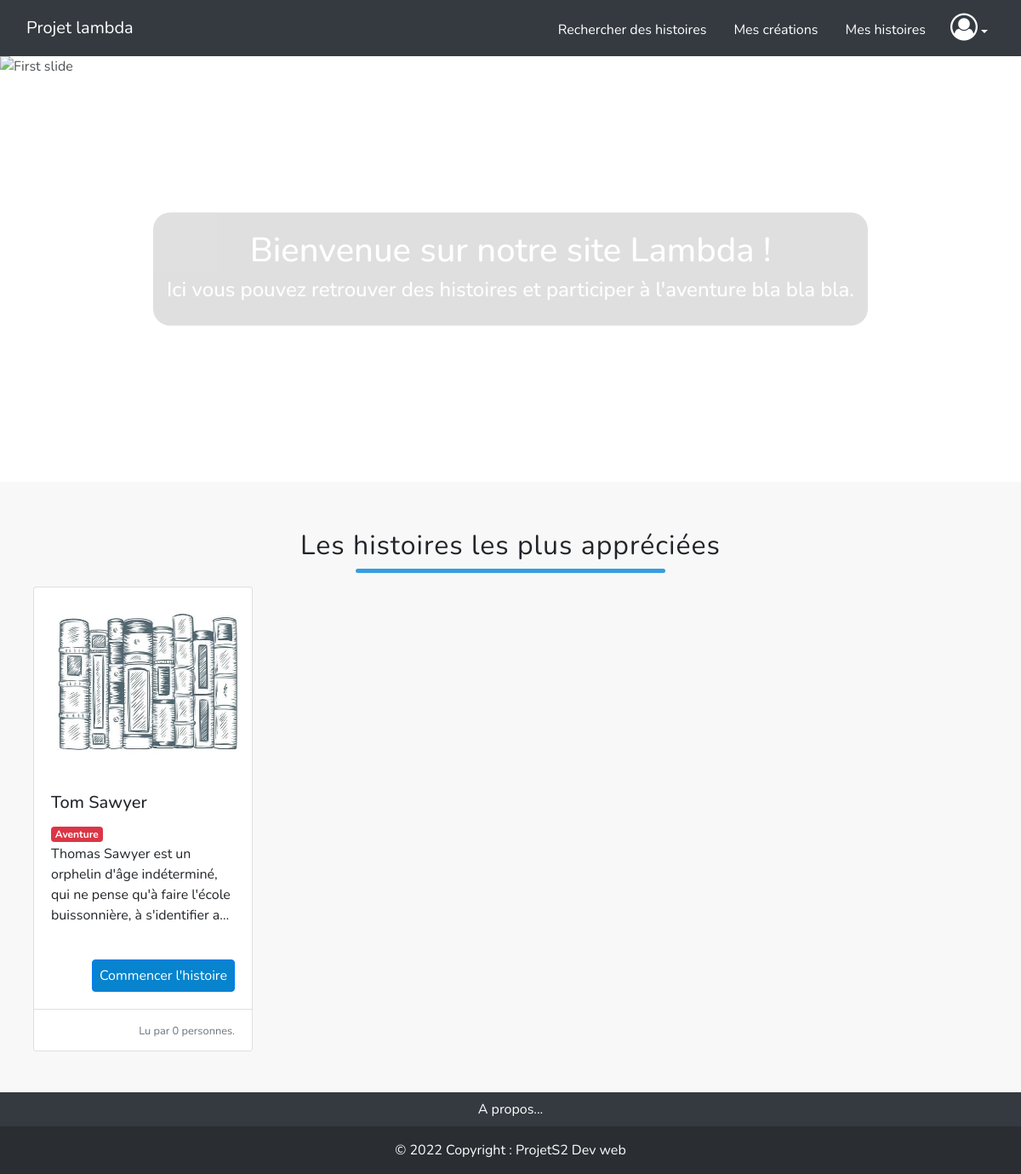
Before: / with the older database file.
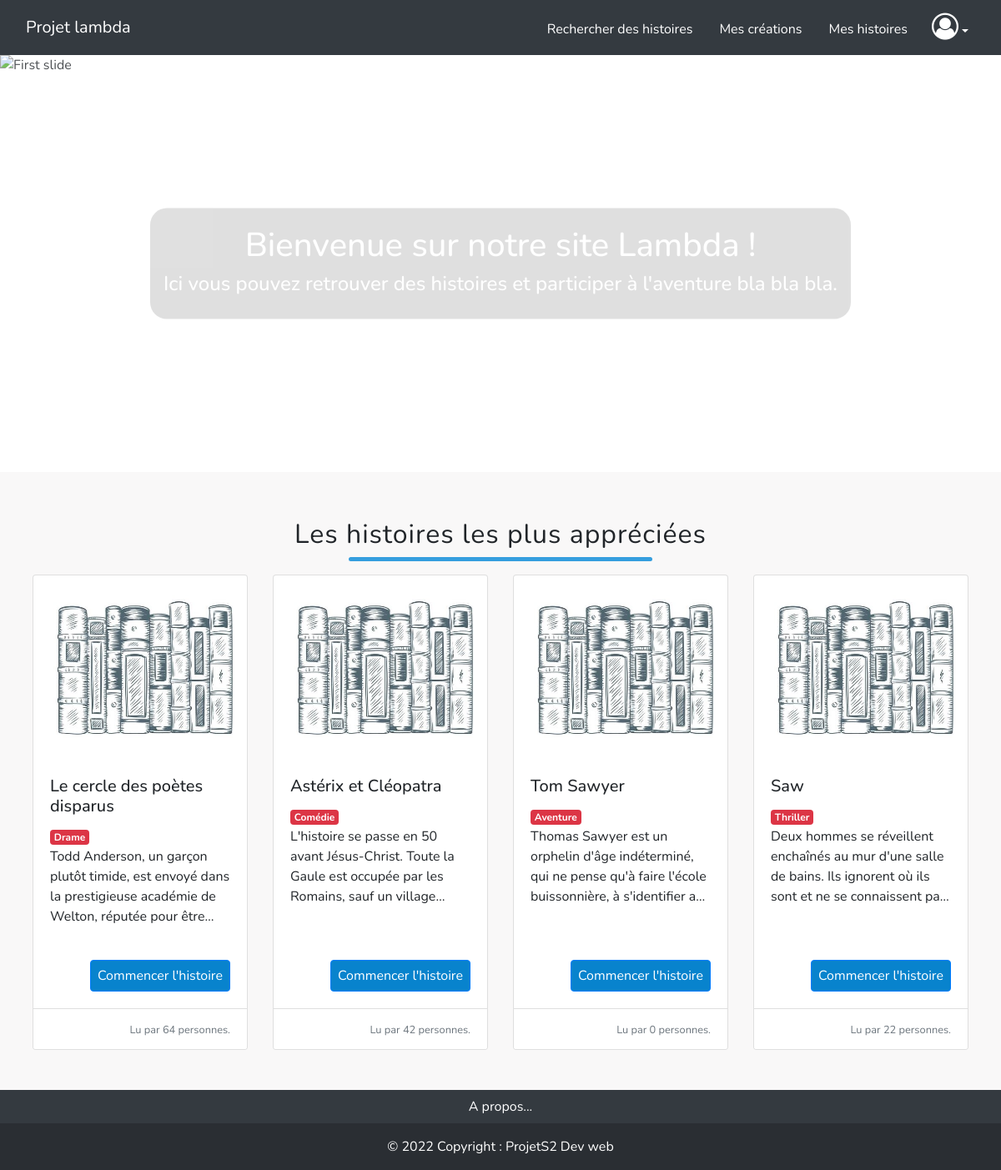
After: the same page with the newer database file.
### tables this page shows
CREATE TABLE IF NOT EXISTS `cover` (
  `id_book` int(5) NOT NULL AUTO_INCREMENT,
  `title` varchar(255) NOT NULL,
  `summary` text NOT NULL,
  `genre` varchar(255) NOT NULL,
  `writer` int(10) NOT NULL,
  `date` date NOT NULL,
  `nb_lives` int(10) NOT NULL,
  `nb_chapters_max` int(10) NOT NULL,
  `nb_win` int(10) NOT NULL,
  `nb_reading` int(10) NOT NULL DEFAULT '0',
  `image` varchar(255) DEFAULT NULL,
  `status` int(10) NOT NULL DEFAULT '0',
  PRIMARY KEY (`id_book`)
);

### Controller/controller.php (called while the page is built, shortened)
<?php
require_once('Model/bookModel.php');
function homeBooks()
{
    $books = getBestBooks();
    require('view/home.php');
}

### Model/bookModel.php (called while the page is built, shortened)
<?php
function getBestBooks()
{
    $bdd = connectDb();
    $books = $bdd->query('SELECT * FROM cover ORDER BY nb_win DESC LIMIT 4');
    return $books;
}

### view/home.php (the view, shortened to what this page needs)
    <div>
        <div id="carouselExampleIndicators" class="carousel slide" data-ride="carousel">
            <ol class="carousel-indicators">
                <li data-target="#carouselExampleIndicators" data-slide-to="0" class="active"></li>
                <li data-target="#carouselExampleIndicators" data-slide-to="1"></li>
                <li data-target="#carouselExampleIndicators" data-slide-to="2"></li>
            </ol>
            <div class="carousel-inner">
                <div class="carousel-item active">
                    <img class="d-block w-100" src="public/images/library_1.jpg" alt="First slide">
                    <div class="carousel-caption d-none d-md-block">
                        <h1>Bienvenue sur notre site Lambda ! </h1>
                        <h4 class="text-white">Ici vous pouvez retrouver des histoires et participer à l'aventure bla bla bla.</h4>
                    </div>
                </div>
            </div>
            <a class="carousel-control-prev" href="#carouselExampleIndicators" role="button" data-slide="prev">
                <span class="carousel-control-prev-icon" aria-hidden="true"></span>
            </a>
            <a class="carousel-control-next" href="#carouselExampleIndicators" role="button" data-slide="next">
                <span class="carousel-control-next-icon" aria-hidden="true"></span>
            </a>
        </div>
    </div>
    <div class="bg-gray-100 py-5">
        <h2 class="h2_title my-2">Les histoires les plus appréciées</h2>
        <hr class="hr_content mb-3"/>
        <div class="row row-cols-1 row-cols-md-4 g-4 mx-4">
            <?php foreach ($books as $book) { ?>
                <div class="col-xl-3 col-md-6 col-sm-6">
                    <div class="card h-100">
                        <img width="200px" height="auto" src="public/images/book_1.jpg" class="card-img-top p-3"
                             alt="book_img">
                        <div class="card-body">
                            <h5 class="card-title"><?= $book['title'] ?></h5>
                            <span class="badge badge-danger"><?= $book['genre'] ?></span>
                            <p class="card-text text-truncate--3"><?= $book['summary'] ?></p>
                        </div>
                        <div class="d-flex align-items-end flex-column card-body">
                            <a href="index.php?action=lire-histoire&id=1" class="btn btn-primary px-2 mt-auto">Commencer
                                l'histoire</a>
                        </div>
                        <div class="card-footer bg-white text-end">
                            <small class="text-muted">Lu par <?= $book['nb_reading'] ?> personnes.</small>
                        </div>
                    </div>
                </div>
            <?php } ?>
        </div>
    </div>
<?php $content = ob_get_clean();
require('base.php'); ?>

### index.php
<?php
require('Controller/controller.php');
if (isset($_GET['action'])) {
    if ($_GET['action'] == 'accueil') {
        homeBooks();
    } else if ($_GET['action'] == 'creer-compte') {
        createUser();
    } else if ($_GET['action'] == 'rechercher') {
        search();
    } else if ($_GET['action'] == 'connexion') {
        connectUser();
    } else if ($_GET['action'] == 'mon-compte') {
        indexUser();
    } else if ($_GET['action'] == 'deconnexion') {
        logoutUser();
    }else if ($_GET['action'] == 'lire-histoire') {
        if (isset($_GET['id'])) {
            $idBook = intval($_GET['id']);
            if ($idBook != 0) {
                readStory($idBook);
            }
        }
    }else if ($_GET['action'] == 'mes-creations'){
        indexCreations();
    }else if ($_GET['action'] == 'info-histoire'){
        storyStat();
    }
    else if ($_GET['action'] == 'creer-histoire'){
        createStory();
    }
} else {
    homeBooks();
}

### view/base.php (shortened to what this page needs)
<!doctype html>
<html lang="fr">
<head>
    <link href="https://cdn.jsdelivr.net/npm/bootstrap@5.1.3/dist/css/bootstrap.min.css" rel="stylesheet"
>
    <link rel="stylesheet" href="https://maxcdn.bootstrapcdn.com/bootstrap/4.0.0/css/bootstrap.min.css"
>
    <link rel="stylesheet" href="https://cdn.jsdelivr.net/npm/bootstrap-icons@1.5.0/font/bootstrap-icons.css">
    <link href="public/css/style.css" rel="stylesheet">
    <link rel="stylesheet" href="public/css/font-awesome-4.7.0/css/font-awesome.min.css">
</head>
<body class="d-flex flex-column min-vh-100">
<?php require("_navbar.php"); ?>
<?= $content ?>
<?php require("_footer.php"); ?>
</body>
</html>

### view/_navbar.php (shortened to what this page needs)
<nav class="bg_navbar navbar navbar-expand-lg navbar-dark bg-dark">
    <div class="container-fluid ">
        <a class="navbar-brand" href="index.php">Projet lambda</a>
        <div class="collapse navbar-collapse justify-content-end" id="navbarSupportedContent">
            <ul class="navbar-nav">
                <li class="nav-item px-2 pt-1">
                    <a class="nav-link text-white" href="index.php?action=rechercher">Rechercher des histoires</a>
                </li>
                <li class="nav-item px-2 pt-1">
                    <a class="nav-link text-white" href="index.php?action=mes-creations">Mes créations</a>
                </li>
                <li class="nav-item px-2 pt-1">
                    <a class="nav-link text-white" href="#">Mes histoires</a>
                </li>
            </ul>
            <ul class="navbar-nav" style="margin-left: 5px;">
                <li class="nav-item dropdown">
                    <a href="#" class="nav-link dropdown-toggle text-white" data-bs-toggle="dropdown"><i
                                class="fa fa-user-circle-o fa-2x" aria-hidden="true"></i></a>
                </li>
            </ul>
        </div>
    </div>
</nav>

### view/_footer.php
<footer class="bg-dark text-center text-white mt-auto">
    <div class="container">
        <div class="m-2">
            <a class="text-white decoration text-decoration-none" href="#">A propos...</a>
        </div>
    </div>
    <div class="text-center p-3" style="background-color: rgba(0, 0, 0, 0.2);">
        © 2022 Copyright :
        <a class="text-white decoration text-decoration-none" href="index.php">ProjetS2 Dev web</a>
    </div>
</footer>

### public/css/style.css (style rules this page uses)
body { font-family: "Nunito", sans-serif !important; }
.h2_title { text-align: center; font-weight: normal; letter-spacing: 1px; }
.hr_content { width: 30%; margin: auto; border: 2px solid rgba(53, 158, 222, 0.81); border-radius: 5px; opacity: initial; color: #359ede; }
.btn-primary, .btn-primary:hover, .btn-primary:active, .btn-primary:visited { background-color: #0883cd !important; }
.bg-gray-100 { background-color: #f9f8f8; }
.bg_navbar { background-color: #0883cd; }
.carousel-inner img { width: auto; height: 500px; opacity: 0.8; }
.carousel-caption { top: 50%; transform: translateY(-50%); bottom: initial; background-color: rgba(172, 172, 172, 0.42); opacity: 0.9; border-radius: 20px; display: inline-block; }
.text-truncate--3 { overflow: hidden; text-overflow: ellipsis; display: -webkit-box; -webkit-line-clamp: 4; -webkit-box-orient: vertical; }
h4 { color: rgb(119, 119, 119); }

Changed rows visible on the page:
added cover: title "Le cercle des poètes disparus", genre "Drame", summary "Todd Anderson, un garçon plutôt timide, est envoyé dans la prestigieuse académie de Welton, réputée pour…", nb_reading "64"
added cover: title "Astérix et Cléopatra", genre "Comédie", summary "L'histoire se passe en 50 avant Jésus-Christ. Toute la Gaule est occupée par les Romains, sauf un…", nb_reading "42"
added cover: title "Saw", genre "Thriller", summary "Deux hommes se réveillent enchaînés au mur d'une salle de bains. Ils ignorent où ils sont et ne se connaissent…", nb_reading "22"
